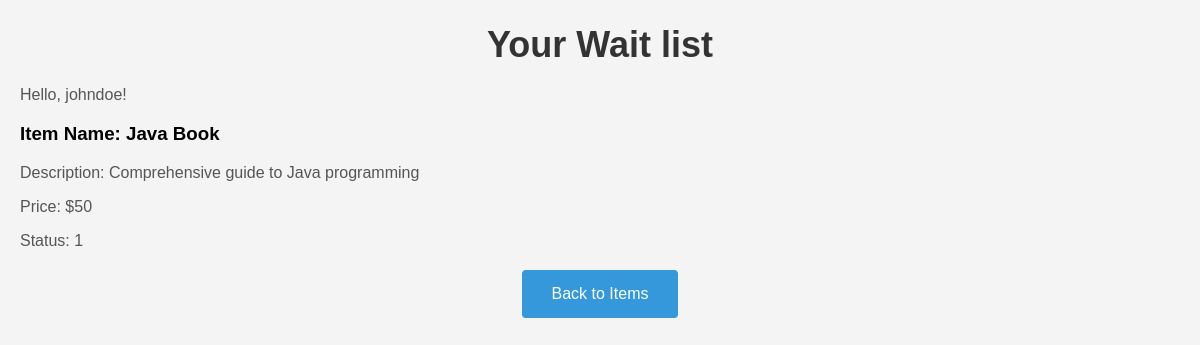
Page /shop/waitlist (signed in) on the committed database.
### tables this page shows
CREATE TABLE waitlist
(
    user_login TEXT    not null
        constraint user_login
            references User,
    item_id    integer not null
        constraint item_id
            references Item
);

CREATE TABLE "Item"
(
    id          integer
        constraint id
            primary key,
    name        TEXT    not null,
    description TEXT    not null,
    price       integer not null,
    status      INTEGER not null
        constraint satus
            references Items_stat (item_stat),
    category    TEXT    not null
        constraint category
            references Categoty
);

### urls/shop_page_route.py (the view)
@shop_blueprint.route('/shop/waitlist', methods=['GET', 'POST'])
def waitlist():
    if request.method == 'GET':
        login = session.get('login')
        current_user = load_from_db('*', 'User', {'login': login})[0][0]
        print(current_user)
        waitlist = read_multiply_data_from_db('*', ['waitlist', 'Item'], [('waitlist.item_id = Item.id',)],
                                              {'user_login': current_user})
        print(waitlist)
        return render_template('waitlist.html', login=login, waitlist=waitlist)
    else:
        insert_data_in_db('waitlist', ['johndoe', 1])

### connect_db.py (called while the page is built)
    def __enter__(self):
        self.my_db = sqlite3.connect('identifier.sqlite')
        self.row_factory = self.dict_factory
        self.cursor = self.my_db.cursor()
        return self.cursor

    def __exit__(self, exc_type, exc_val, exc_tb):
        if self.my_db:
            if exc_type is None:
                self.my_db.commit()
            self.my_db.close()

### db_requests.py (called while the page is built)
def load_from_db(selected_cl: str, table: str, linked_column=None):
    with Connect_DB() as cursor:
        cursor_string = f'SELECT {selected_cl} FROM "{table}"'
        if linked_column:
            cursor_string += ' WHERE '
            condition = []
            vals = []
            for key, val in linked_column.items():
                condition.append(f'{key} = ?')
                vals.append(val)
            cursor_string += ' AND '.join(condition)
            print(cursor_string, vals)
            cursor.execute(cursor_string, vals)
        else:
            print(cursor_string)
            cursor.execute(cursor_string)
        return cursor.fetchall()

def read_multiply_data_from_db(selected_cl: str, table: list, conditions, linked_column=None):
    with Connect_DB() as cursor:
        cursor_string = f'SELECT {selected_cl} FROM "{table[0]}"'
        for i, one_table in enumerate(table[1:]):
            cursor_string += f' INNER JOIN "{one_table}" ON '
            cursor_string += ' AND '.join(conditions[i])
        if linked_column:
            cursor_string += ' WHERE '
            condition = []
            vals = []
            for key, val in linked_column.items():
                condition.append(f'{key} = ?')
                vals.append(val)
            cursor_string += ' AND '.join(condition)
        print(cursor_string, vals)
        cursor.execute(cursor_string, vals) if linked_column else cursor.execute(cursor_string)
        return cursor.fetchall()

### templates/waitlist.html (shortened to what this page needs)
<!DOCTYPE html>
<html lang="en">
<head>
    <link rel="stylesheet" type="text/css" href="{{ url_for('static', filename='styles.css') }}">
</head>
<body>
<div class="favorites-container">
    <h1>Your Wait list</h1>
    {% if login %}
        <p>Hello, {{ login }}!</p>
        {% if waitlist %}
            <div class="favorites-list">
                {% for waitlist in waitlist %}
                    <div class="favorite-item">
                        <h3>Item Name: {{ waitlist[3] }}</h3>
                        <p>Description: {{ waitlist[4] }}</p>
                        <p>Price: ${{ waitlist[5] }}</p>
                        <p>Status: {{ waitlist[6] }}</p>
                    </div>
                {% endfor %}
            </div>
        {% else %}
            <p>Your Wait list is empty.</p>
        {% endif %}
    {% else %}
        <p>Please log in to view your wait list.</p>
    {% endif %}
    <div class="login-logout">
        <button class="back-button" onclick="navigateToItems()">Back to Items</button>
    </div>
</div>
</body>
</html>

### static/styles.css (style rules this page uses)
body { font-family: 'Arial', sans-serif; background-color: #f4f4f4; margin: 0; padding: 0; }
button { background-color: #4CAF50; color: white; padding: 10px 20px; border: none; border-radius: 5px; cursor: pointer; font-size: 16px; }
h1 { text-align: center; font-size: 36px; color: #333; margin-bottom: 20px; }
.login-logout { text-align: center; margin-top: 20px; }
h1 { font-size: 28px; color: #333; margin-bottom: 10px; }
p { font-size: 16px; color: #555; margin-bottom: 10px; }
body { font-family: Arial, sans-serif; margin: 20px; }
.back-button { background-color: #3498db; color: #fff; cursor: pointer; padding: 15px 30px; border: none; border-radius: 4px; transition: background-color 0.3s ease; }

### rows in the picture
waitlist: name "Java Book", description "Comprehensive guide to Java programming", price "50", status "1"

### other values in the picture
{{ login }} "johndoe"
